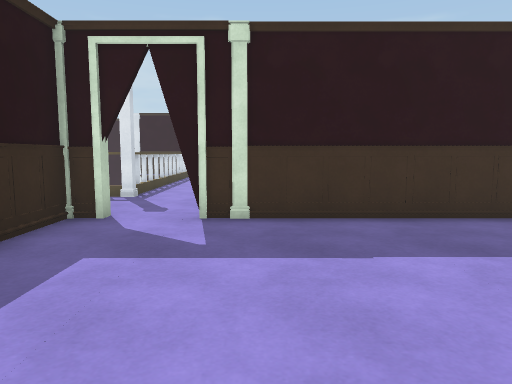
view 1 (above)

15 first-person views from a walk through a scene from a Unity 3-D project. The camera is 1.2 m above the floor, tilts 6° down and sees 70° across. The floor is counted in squares, 1 m on a side. Each view is taken from the middle of a square. On the plan, view 1 faces up. The plan holds only what a view shows up to about 15 squares ahead; the rest is blank. The place goes on beyond the plan. The player is left out. Door leaves are left out, so doorways stand open. Surface patterns are stand-ins for the level's own textures.

view 2
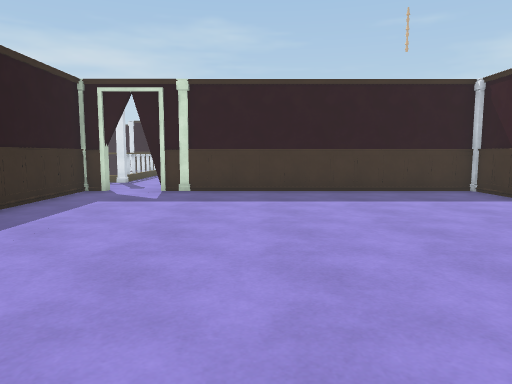

view 3
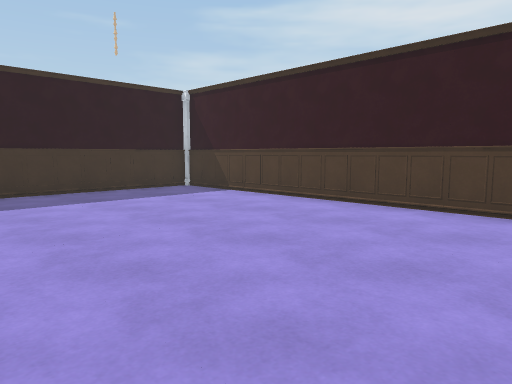

view 4
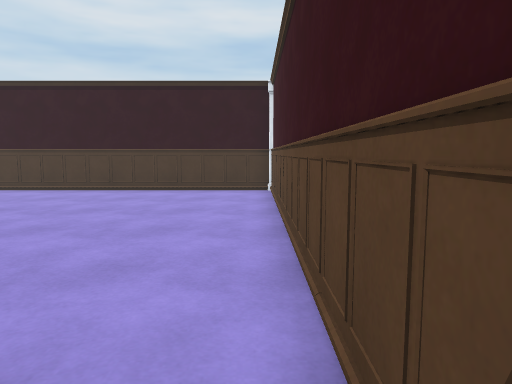

view 5
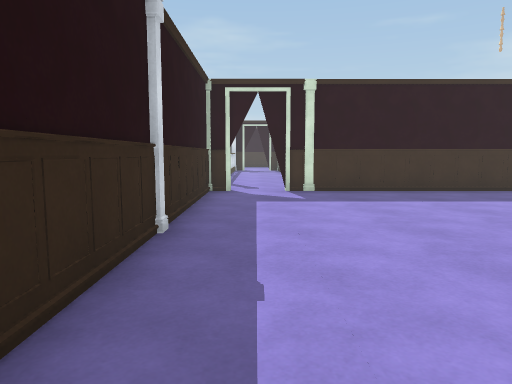

view 6
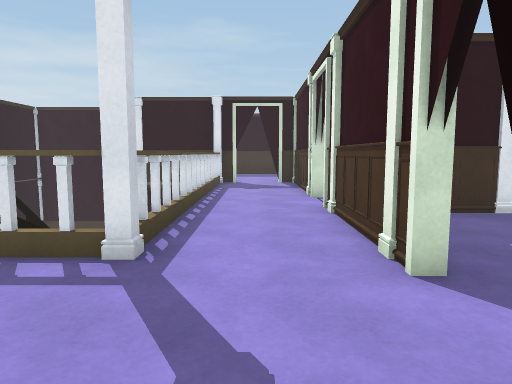

view 7
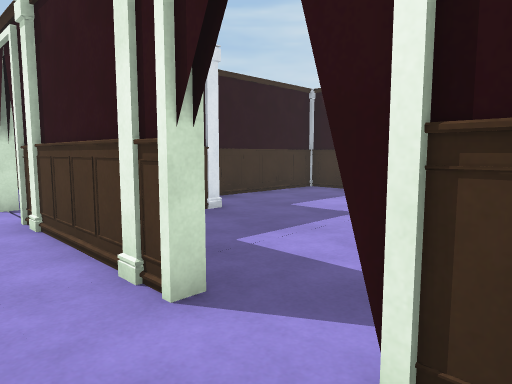

view 8
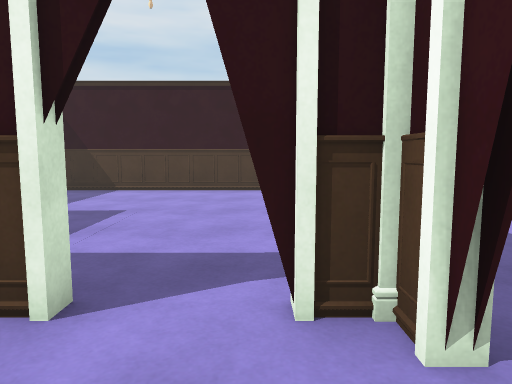

view 9
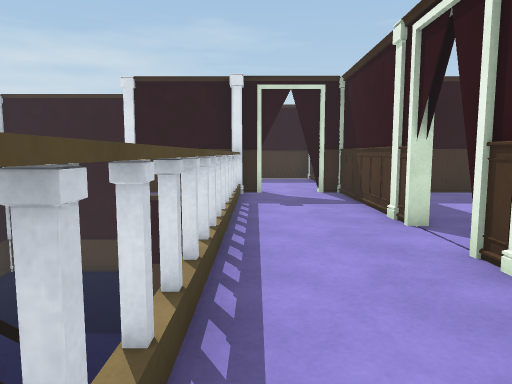

view 10
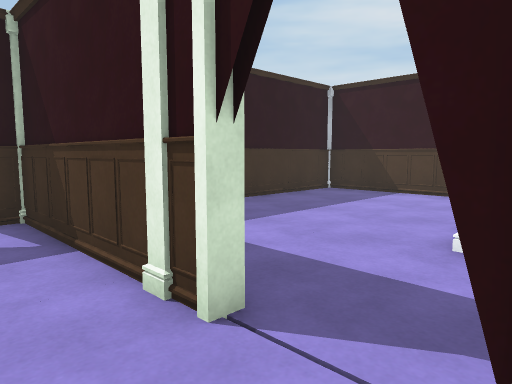

view 11
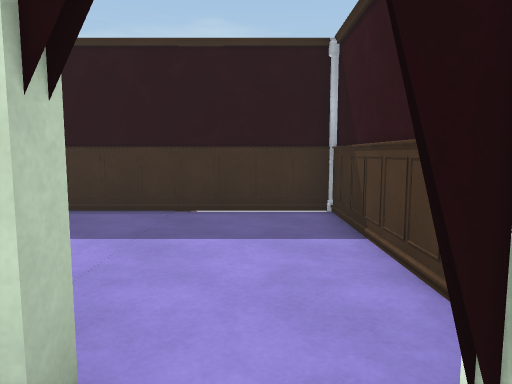

view 12
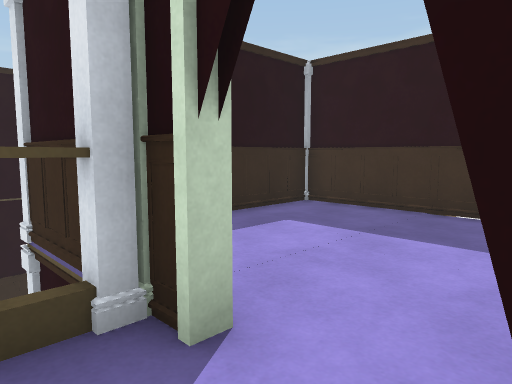

view 13
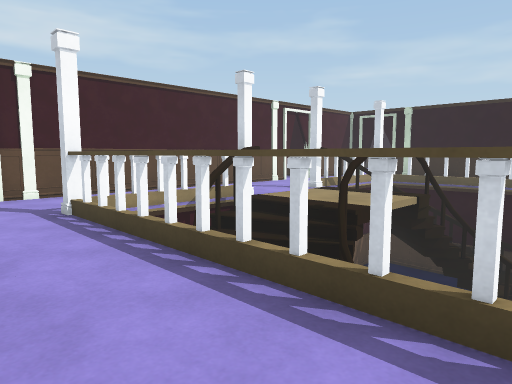

view 14
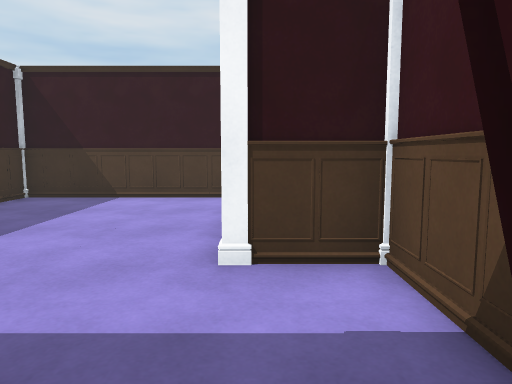

view 15
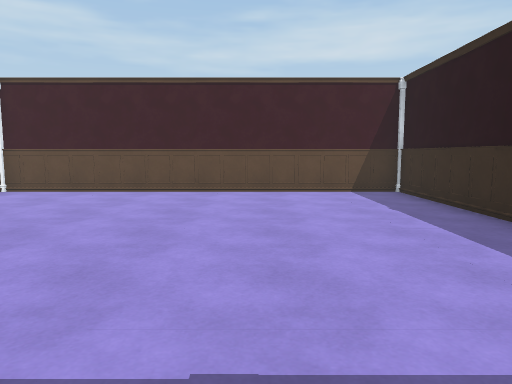

### Floor plan
Key: @ floor where view 1 was taken; # wall or solid block; . main floor; - floor 2.75 m lower than the main floor; _ floor 3.25 m lower than the main floor; < floor 3.5 m lower than the main floor; / step, stairs or slope; D open door; v drop or lower ground.
Columns run from 16 left of view 1 to 9 right of it. Each row starts with its distance up from view 1.
 28          ########
 27          #......#
 26          #......#
 25         ##......#
 24    #  ##  ......#
 23    #<  <<  .....#
 22    #<< <<#  ....#
 21      << < ####DD##########
 20       < <<  v...#........#
 19       <<<<   ...#........#
 18        <<<   ...#........#
 17         <<  v...#........#
 16  _#         v...D........#
 15 v- #     #  #...D..#######
 14 #  # ...##  #...####.....#
 13 #  //...//  #...####.....#
 12 ##  /...//###...#........#
 11   ## ...### v...#........#
 10   ###...###v#...#........#
  9     ...     ....D........#
  8     ..      ....D........#
  7      #########.###########
  6             #D...........D
  5             #D...........D
  4             #............#
  3             #............#
  2             #............#
  1             #............#
  0             #...@........#
 -1             #............#
 -2             #............#
 -3             #............#
 -4             #............#
 -5             #............#
 -6             ##############

Positions as (right, up) in squares from view 1, and headings:
1: (0, 0), facing up
2: (2, -5), facing up
3: (1, -5), facing up-right
4: (-3, -5), facing right
5: (-2, -5), facing up
6: (-2, 6), facing up
7: (-2, 7), facing up-right
8: (-3, 8), facing right
9: (-3, 10), facing up
10: (-2, 14), facing up-right
11: (-2, 20), facing up
12: (-1, 20), facing up-left
13: (-1, 18), facing down-left
14: (-1, 15), facing right
15: (1, 6), facing down
